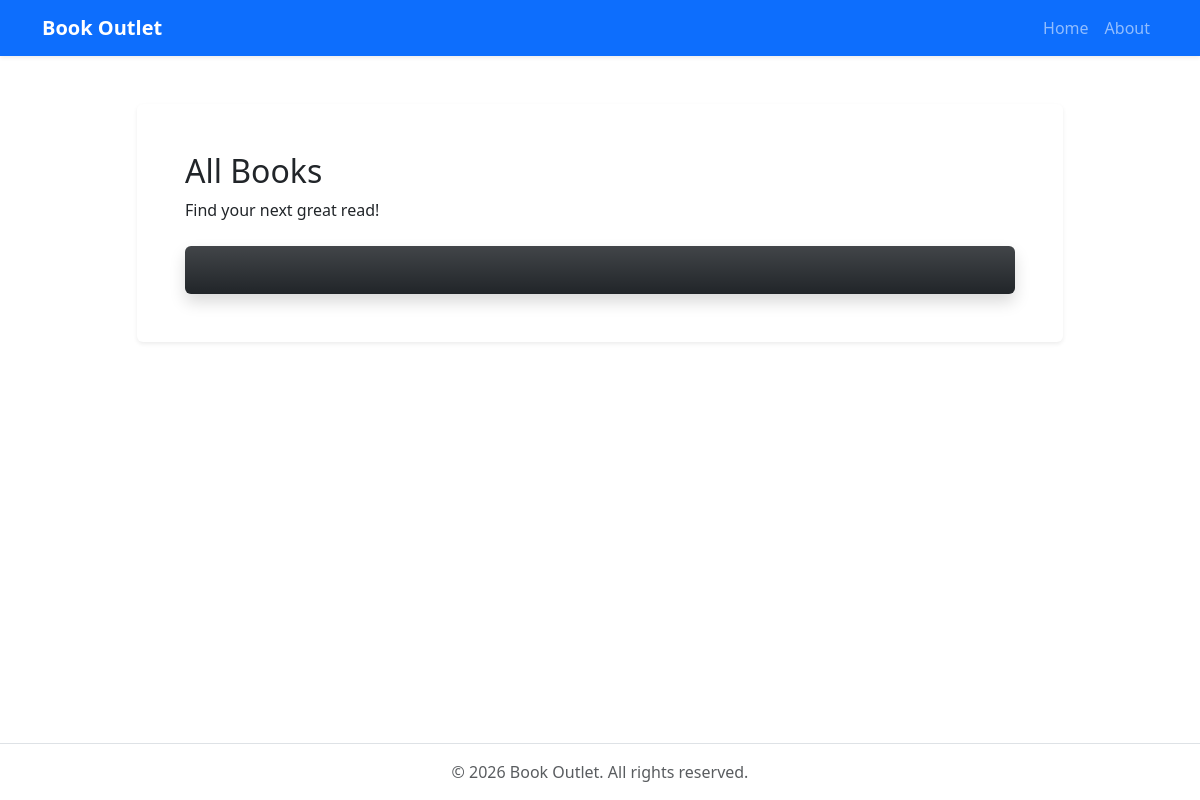
The app's page /, older data.
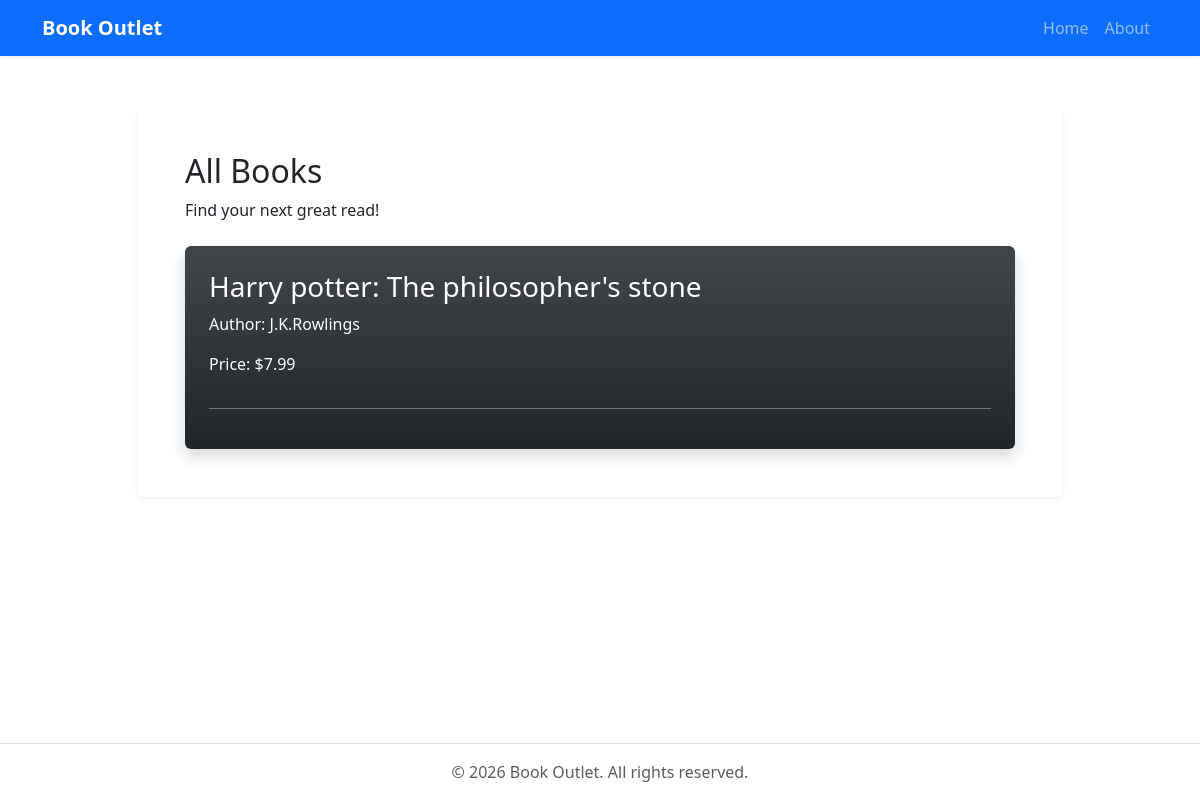
The same page, newer data.
### book_outlet/models.py (models this page shows, shortened)
class Book(models.Model):
    title = models.CharField(max_length=200)
    rating = models.DecimalField(max_digits=3, decimal_places=2)
    author = models.CharField(max_length=100)
    price = models.DecimalField(max_digits=6, decimal_places=2)
    stock = models.IntegerField()
    slug = models.SlugField(default="", null=False, unique=True)
    description = models.TextField(blank=True)

### book_outlet/views.py (the view)
# urls.py: path('', views.home, name='home'),
def home(request):
    books = Book.objects.all()
    return render(request, 'book_outlet/index.html', {'books': books})

### book_outlet/templates/book_outlet/index.html (shortened to what this page needs)
{% extends 'book_outlet/base.html' %}
{% block content %}
    <h2 class="mb-2">All Books</h2>
    <p class="mb-4">Find your next great read!</p>
    <div class="book-list bg-dark bg-gradient text-white rounded p-4 shadow">
        {% for book in books %}
            <a href="{% url 'book_detail' book.id %}" class="book-item d-block border-bottom border-secondary pb-3 mb-3 text-decoration-none text-white">
                <h3>{{ book.title }}</h3>
                <p>Author: {{ book.author }}</p>
                <p>Price: ${{ book.price }}</p>
            </a>
        {% endfor %}
    </div>
{% endblock %}

Row changes from the older to the newer data that the page shows:
added Book: title "Harry potter: The philosopher's stone", author "J.K.Rowlings", price "7.99"
